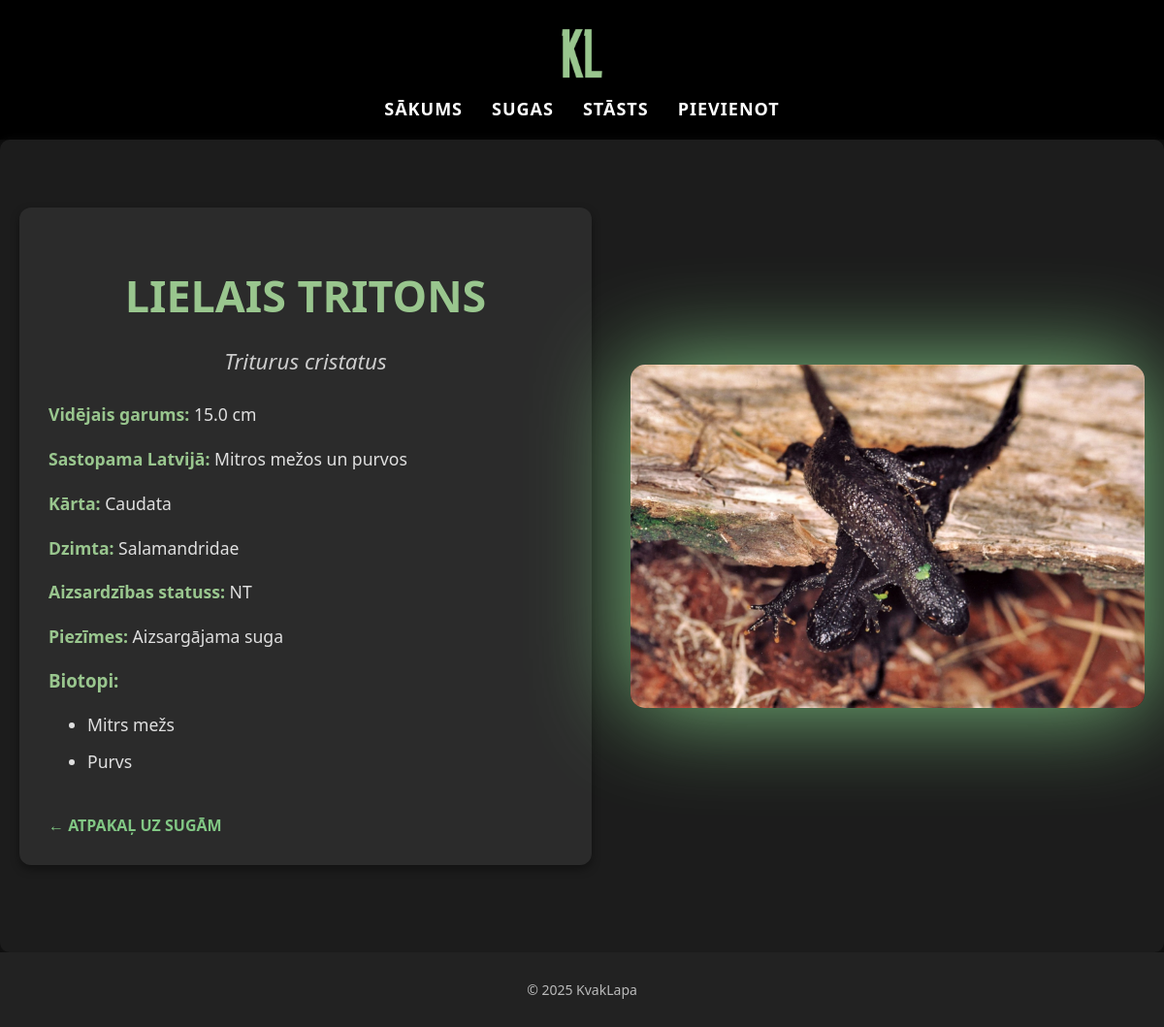
/sugas/4, run on the app's committed database.
### tables this page shows
CREATE TABLE species (
    id INTEGER PRIMARY KEY AUTOINCREMENT,
    name TEXT NOT NULL,
    scientific_name TEXT,
    found_in_latvia BOOLEAN,
    latvia_location TEXT,
    average_length_cm REAL
, image TEXT, detail_image TEXT);

CREATE TABLE classification (
    id INTEGER PRIMARY KEY AUTOINCREMENT,
    species_id INTEGER,
    "order" TEXT,
    family TEXT,
    FOREIGN KEY (species_id) REFERENCES species(id) ON DELETE CASCADE
);

CREATE TABLE conservation_status (
    id INTEGER PRIMARY KEY AUTOINCREMENT,
    species_id INTEGER,
    status TEXT,
    notes TEXT,
    FOREIGN KEY (species_id) REFERENCES species(id) ON DELETE CASCADE
);

CREATE TABLE habitat (
    id INTEGER PRIMARY KEY AUTOINCREMENT,
    habitat_type TEXT
);

### app.py (the view)
@app.route("/sugas/<int:species_id>")
def species_detail(species_id):
    conn = get_db_connection()
    frog = conn.execute("SELECT * FROM species WHERE id = ?", (species_id,)).fetchone()
    classification = conn.execute("SELECT * FROM classification WHERE species_id = ?", (species_id,)).fetchone()
    conservation = conn.execute("SELECT * FROM conservation_status WHERE species_id = ?", (species_id,)).fetchone()
    habitats = conn.execute("""
        SELECT h.habitat_type FROM habitat h
        JOIN species_habitats sh ON h.id = sh.habitat_id
        WHERE sh.species_id = ?
    """, (species_id,)).fetchall()
    conn.close()
    return render_template("species_detail.html",
                           species=frog,
                           classification=classification,
                           conservation=conservation,
                           habitats=habitats)

### app.py (called while the page is built)
def get_db_connection():
    db = Path(__file__).parent / "KvakLapa.db"
    conn = sqlite3.connect(db)
    conn.row_factory = sqlite3.Row
    return conn

### templates/species_detail.html (shortened to what this page needs)
{% extends "base.html" %}
{% block content %}
<div class="species-detail-layout">
    <div class="species-text">
        <h1 class="species-namee">{{ species.name }}</h1>
        <p class="species-scientificc"><em>{{ species.scientific_name }}</em></p>
        <div class="species-description">
            <p><span class="desc-title">Vidējais garums:</span> {{ species.average_length_cm }} cm</p>
            {% if species.found_in_latvia %}
                <p><span class="desc-title">Sastopama Latvijā:</span> {{ species.latvia_location }}</p>
            {% else %}
                <p><span class="desc-title">Nav sastopama Latvijā.</span></p>
            {% endif %}
            {% if classification %}
                <p><span class="desc-title">Kārta:</span> {{ classification.order }} </p>
                <p><span class="desc-title">Dzimta:</span> {{ classification.family }}</p>
            {% endif %}
            {% if conservation %}
                <p><span class="desc-title">Aizsardzības statuss:</span> {{ conservation.status }}</p>
                <p><span class="desc-title">Piezīmes:</span> {{ conservation.notes }}</p>
            {% endif %}
            {% if habitats %}
                <h3 class="desc-title">Biotopi:</h3>
                <ul>
                    {% for h in habitats %}
                        <li>{{ h.habitat_type }}</li>
                    {% endfor %}
                </ul>
            {% endif %}
        </div>
        <a class="back-link" href="{{ url_for('species') }}">&#8592; Atpakaļ uz sugām</a>
    </div>
    {% if species.detail_image %}
    <div class="species-image-wrapper">
        <img class="species-detail-img" src="{{ url_for('static', filename='images/species/' + species.detail_image) }}" alt="Attēls: {{ species.name }}">
    </div>
    {% endif %}
</div>
{% endblock %}

### static/style.css (style rules this page uses)
body { font-family: 'Segoe UI', Tahoma, Geneva, Verdana, sans-serif; background-color: #0e0e0e; color: #e0e0e0; margin: 0; padding: 0; }
.species-detail-layout { display: flex; flex-wrap: wrap; justify-content: space-between; align-items: center; gap: 40px; margin-top: 30px; margin-bottom: 50px; }
.species-text { flex: 1 1 45%; max-width: 600px; background-color: #2b2b2b; padding: 30px; border-radius: 12px; box-shadow: 0 4px 10px rgba(0, 0, 0, 0.4); }
.species-namee { text-transform: uppercase; color: #99c68e; font-size: 2.8em; margin-bottom: 10px; text-align: center; }
.species-scientificc { font-size: 1.4em; color: #cccccc; text-align: center; margin-bottom: 25px; font-style: italic; }
.species-description p, .species-description li { font-size: 1.1em; line-height: 1.6; margin-bottom: 10px; color: #e0e0e0; }
.desc-title { font-weight: bold; color: #99c68e; }
.species-image-wrapper { flex: 1 1 45%; display: flex; justify-content: center; align-items: center; }
.species-detail-img { width: 100%; max-width: 600px; height: auto; border-radius: 15px; object-fit: cover; box-shadow: 0 0 100px #81c784; transition: transform 0.4s ease, box-shadow 0.4s ease; }
.back-link { text-transform: uppercase; display: inline-block; margin-top: 25px; text-decoration: none; color: #81c784; font-weight: bold; transition: color 0.3s ease; }

### data on the page
species: name "LIELAIS TRITONS", scientific_name "Triturus cristatus", average_length_cm "15.0", latvia_location "Mitros mežos un purvos", detail_image (picture)
classification: order "Caudata", family "Salamandridae"
conservation_status: status "NT", notes "Aizsargājama suga"
habitat: habitat_type "Mitrs mežs"
habitat: habitat_type "Purvs"
